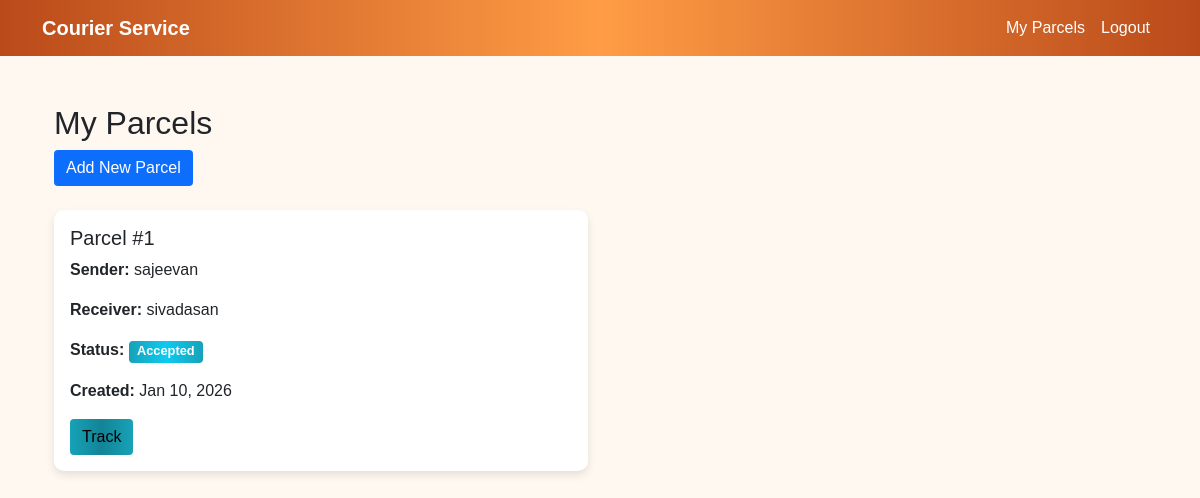
The page /my_parcels/ (signed in) on the database its author committed.
### courier/models.py (models this page shows, shortened)
class Parcel(models.Model):
    STATUS_CHOICES = [
        ('pending', 'Pending'),
        ('accepted', 'Accepted'),
        ('will_reach_soon', 'Will Reach Soon'),
        ('collected', 'Collected'),
        ('started_journey', 'Started Journey'),
        ('will_arrive_soon', 'Will Arrive Soon'),
        ('delivered', 'Delivered'),
        ('cancelled', 'Cancelled'),
    ]
    user = models.ForeignKey(CustomUser, on_delete=models.CASCADE)
    sender_name = models.CharField(max_length=100)
    sender_address = models.TextField()
    receiver_name = models.CharField(max_length=100)
    receiver_address = models.TextField()
    receiver_phone = models.CharField(max_length=15)
    description = models.TextField()
    weight = models.DecimalField(max_digits=5, decimal_places=2)
    status = models.CharField(max_length=20, choices=STATUS_CHOICES, default='pending')
    created_at = models.DateTimeField(auto_now_add=True)
    updated_at = models.DateTimeField(auto_now=True)

### courier/views.py (the view)
# urls.py: path('my_parcels/', views.my_parcels, name='my_parcels'),
@login_required
def my_parcels(request):
    parcels = Parcel.objects.filter(user=request.user)
    return render(request, 'my_parcels.html', {'parcels': parcels})

### templates/my_parcels.html (shortened to what this page needs)
{% extends 'base.html' %}
{% block content %}
<div class="container mt-5">
    <h2>My Parcels</h2>
    <a href="{% url 'add_parcel' %}" class="btn btn-primary mb-4">Add New Parcel</a>
    <div class="row">
        {% for parcel in parcels %}
        <div class="col-md-6 mb-4">
            <div class="card parcel-card">
                <div class="card-body">
                    <h5 class="card-title">Parcel #{{ parcel.id }}</h5>
                    <p class="card-text"><strong>Sender:</strong> {{ parcel.sender_name }}</p>
                    <p class="card-text"><strong>Receiver:</strong> {{ parcel.receiver_name }}</p>
                    <p class="card-text"><strong>Status:</strong> <span class="badge
                        {% if parcel.status == 'delivered' %}bg-success
                        {% elif parcel.status == 'will_arrive_soon' or parcel.status == 'started_journey' %}bg-warning text-dark
                        {% elif parcel.status == 'accepted' or parcel.status == 'will_reach_soon' or parcel.status == 'collected' %}bg-info
                        {% else %}bg-secondary{% endif %}">{{ parcel.get_status_display }}</span></p>
                    <p class="card-text"><strong>Created:</strong> {{ parcel.created_at|date:"M d, Y" }}</p>
                    <a href="{% url 'parcel_tracking' parcel.id %}" class="btn btn-info">Track</a>
                </div>
            </div>
        </div>
        {% endfor %}
    </div>
</div>
{% endblock %}

### static/css/style.css (style rules this page uses)
body { font-family: 'Arial', sans-serif; background: #fff8f0; }
.btn-primary { background: linear-gradient(to right, rgb(186, 74, 26)); border: none; }
.btn-info { background: linear-gradient(to right, #17a2b8, #138496, #17a2b8); border: none; }
.card { border: none; box-shadow: 0 4px 8px rgba(0,0,0,0.1); border-radius: 10px; }
.parcel-card { transition: transform 0.2s; border-radius: 10px; }
.badge { font-size: 0.8em; }
.badge.bg-info { background: linear-gradient(to right, #17a2b8, #0dcaf0, #17a2b8) !important; }

### rows shown on the page
Parcel: id "1", sender_name "sajeevan", receiver_name "sivadasan", status "Accepted", created_at "Jan 10, 2026"
